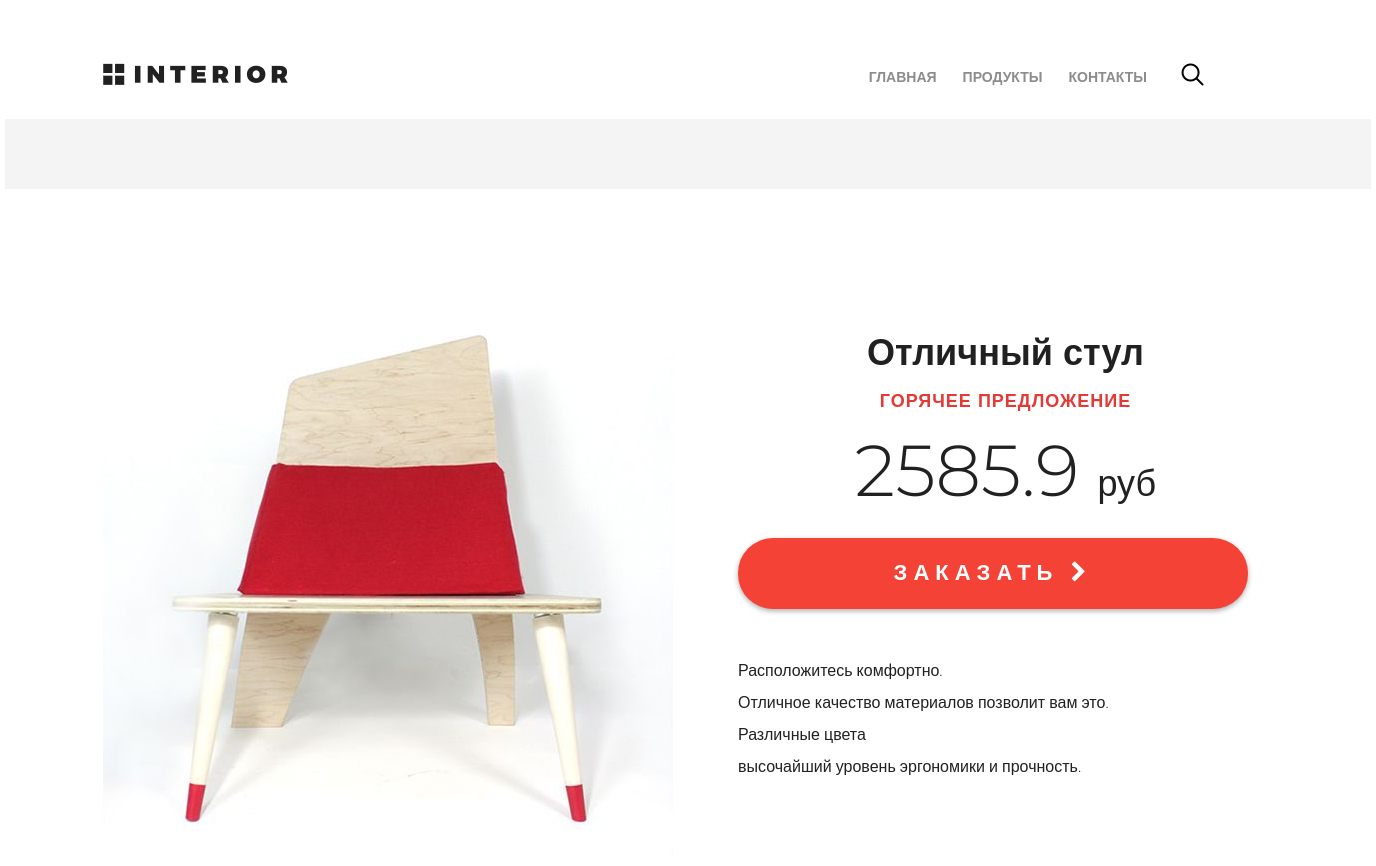
/products/ (upper part), run on an earlier commit of the app's database.
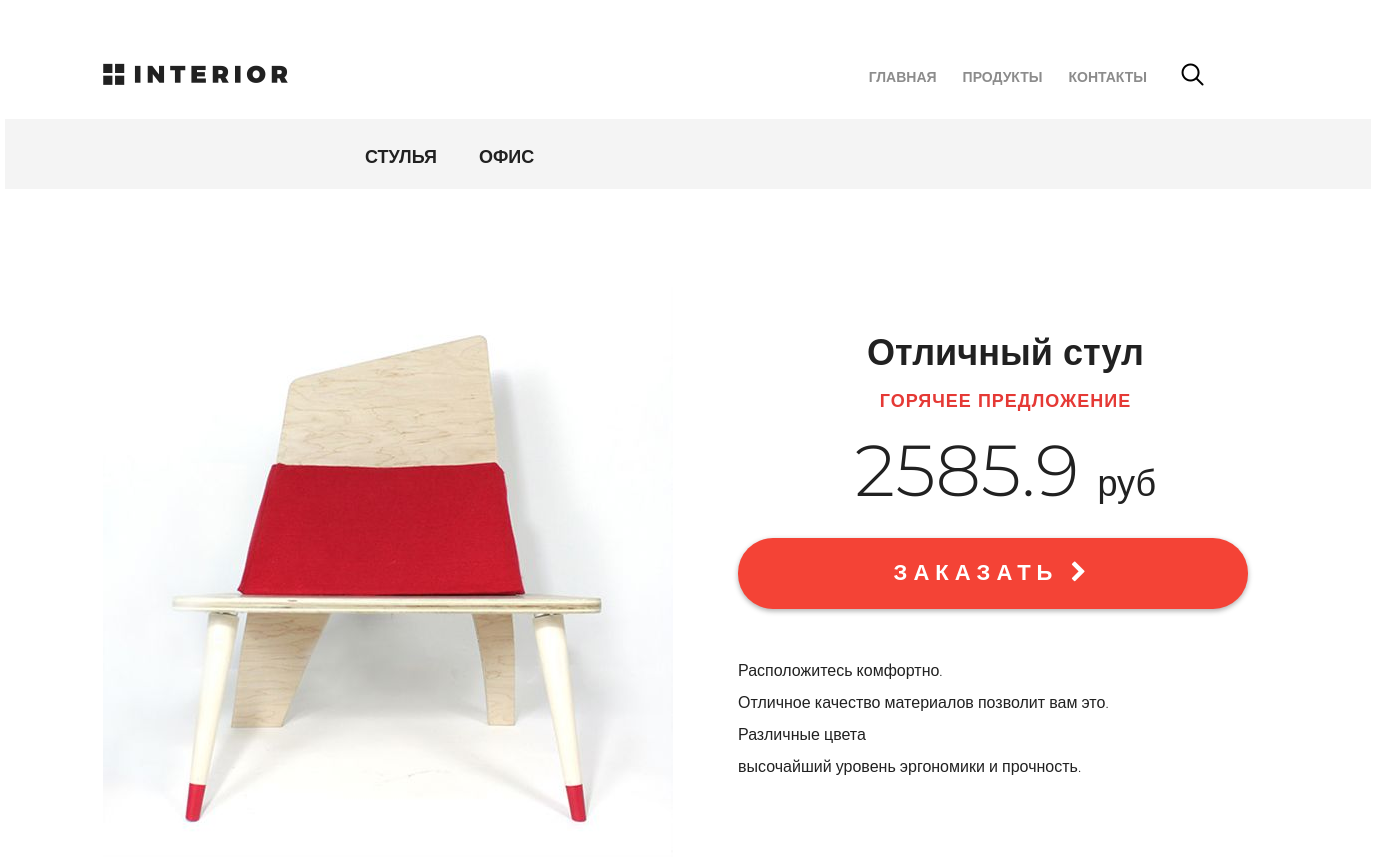
And on a later commit of the database.
### mainapp/models.py (models this page shows, shortened)
class ProductCategory(models.Model):
    name = models.CharField(
        max_length=64,
        unique=True,
        verbose_name='имя',
    )
    description = models.TextField(
        verbose_name='описание',
        blank=True,
    )
    created_at = models.DateTimeField(
        auto_now_add=True,
    )
    updated_at = models.DateTimeField(
        auto_now=True,
    )

### mainapp/views.py (the view)
# urls.py: path('products/', include(urls), name='products'),
def products(request):
    categories = ProductCategory.objects.all()[:4]
    links_menu = {'menu': [
        {'href': 'index', 'name': 'главная'},
        {'href': 'mainapp:index', 'name': 'продукты'},
        {'href': 'contact', 'name': 'контакты'},
    ],
        'categories': categories,
    }
    return render(request, 'products.html', context=links_menu)

### mainapp/templates/products.html
{% extends 'base.html' %}
{% load static %}
{% block header %}
    <div class="hero-white">
        {% include 'includes/inc_main_menu.html' %}
    </div>
{% endblock %}
{% block content %}
   {% include 'includes/inc_prod_content.html' %}
{% endblock %}

### geekshop/templates/base.html (shortened to what this page needs)
<!DOCTYPE html>
{% load static %}
<html lang="ru">
<head>
    {% block css %}
        <link rel="stylesheet" type="text/css" href="{% static 'style.css' %}">
        <link rel="stylesheet" href="{% static 'fonts/font-awesome/css/font-awesome.css' %}">
    {% endblock %}
</head>
<body>
<div class="container">
    {% block header %}
    {% endblock %}
    {% block content %}
    {% endblock %}
</div>
</body>
</html>

### mainapp/templates/includes/inc_main_menu.html (shortened to what this page needs)
<div class="header clearfix">
    <a href="{% url 'index' %}" class="logo"></a>
    <ul class="menu">
        {% for link in menu %}
            <li>
                <a href="{% url link.href %}"
                   class="">
                    {{ link.name }}
                </a>
            </li>
        {% endfor %}
    </ul>
    <a href="#" class="search"></a>
    <a href="#" class="basket"></a>
</div>

### mainapp/templates/includes/inc_prod_content.html (shortened to what this page needs)
{% load static %}
<div class="details">
    <div class="links clearfix">
            <ul class="links-menu">
                {% for category in categories %}
                    <li>
                        <a href="#" class="active">
                            <p>{{ category.name }}</p>
                        </a>
                    </li>
                {% endfor %}
            </ul>
    </div>
    <div class="details-products">
        <div class="details-slider">
            <div class="slider-product">
                <img src="{% static 'img/slider1.jpg' %}" alt="1">
            </div>
        </div>
        <div class="description">
            <h3 class="big-bold">Отличный стул</h3>
            <h3 class="red">горячее предложение</h3>
            <p class="price"> 2585.9 <span>руб</span></p>
            <a href="#" class="red-button">
                заказать <i class="fa fa-chevron-right" aria-hidden="true"></i>
            </a>
            <div class="description-text">
                <p>Расположитесь комфортно.</p>
                <p>Отличное качество материалов
                    позволит вам это.</p>
                <p>Различные цвета</p>
                <p>высочайший уровень
                    эргономики и прочность.</p>
            </div>
        </div>
    </div>
</div>

### geekshop/static/style.css (style rules this page uses)
* { margin: 0; padding: 0; }
body { font-family: 'Montserrat', sans-serif; }
html, body { height: 100%; }
.container { width: 1366px; margin: 0 auto; min-height: 100%; }
.logo { background-image: url(img/logo.png); margin-top: 63px; width: 185px; height: 22px; float: left; }
.menu { list-style-type: none; margin-top: 67px; float: right; }
.menu li { float: left; }
.menu a { color: #8c8c8c; font-size: 14px; font-weight: 700; text-align: right; text-transform: uppercase; text-decoration: none; padding: 10px 13px; }
.search { display: block; width: 23px; height: 23px; background-image: url(img/search.png); position: absolute; top: 63px; left: 1176px; }
.basket { display: block; width: 23px; height: 23px; background-image: url(img/basket.png); position: absolute; top: 63px; left: 1210px; }
.clearfix:after { content: ""; display: block; clear: both; }
.big-bold { color: #212121; font-size: 36px; font-weight: 700; text-align: left; margin-bottom: 24px; line-height: 36px; }
.red { text-transform: uppercase; color: #e53935; font-size: 18px; font-weight: 700; text-align: left; letter-spacing: 1px; line-height: 17px; margin-bottom: 22px; }
.hero-white { background-color: #fff; height: 119px; padding-left: 98px; padding-right: 211px; position: relative; }
.links { height: 70px; background-color: #f4f4f4; position: relative; padding-left: 360px; }
.links-menu { margin: 27px auto 0px; position: absolute; }
.links-menu li { float: left; list-style-type: none; padding-right: 42px; }
.links-menu li a { text-decoration: none; color: #6c6c6c; font-size: 18px; font-weight: 700; text-transform: uppercase; }
.links-menu .active { color: #212121; font-size: 18px; font-weight: 700; }
.details-products { padding-left: 98px; padding-right: 98px; margin-top: 98px; height: 651px; }
.details-slider { width: 570px; float: left; margin-right: 30px; }
.slider-product { width: 570px; height: 570px; }
.description { width: 535px; float: right; padding-left: 35px }
.description .big-bold { color: #212121; font-size: 36px; font-weight: 700; text-align: center; margin-top: 47px; margin-bottom: 0px; }
.description .red { text-transform: uppercase; color: #e53935; font-size: 18px; font-weight: 700; text-align: center; letter-spacing: 1px; line-height: 17px; margin-top: 23px; margin-bottom: 36px; }
.description .price { color: #212121; font-size: 72px; font-weight: 300; line-height: 48px; text-align: center; }
.description .price span { color: #212121; font-size: 36px; font-weight: 300; line-height: 48px; text-align: center; }
.red-button { display: block; height: 71px; width: 510px; border-radius: 35px; background-color: #f44336; text-align: center; text-transform: uppercase; text-decoration: none; color: #ffffff; font-size: 22px; font-weight: 700; line-height: 24px; box-shadow: 0px 2px 4.85px 0.15px rgba(33, 33, 33, 0.35); line-height: 70px; letter-spacing: 6px; margin-top: 31px; }
.description-text { margin-top: 50px; color: #212121; font-size: 16px; font-weight: 300; line-height: 24px; text-align: left; }
.description-text p { margin-bottom: 0.5em; }

What changed in the data, as far as the page shows it:
added ProductCategory: name "СТУЛЬЯ"
added ProductCategory: name "ОФИС"
